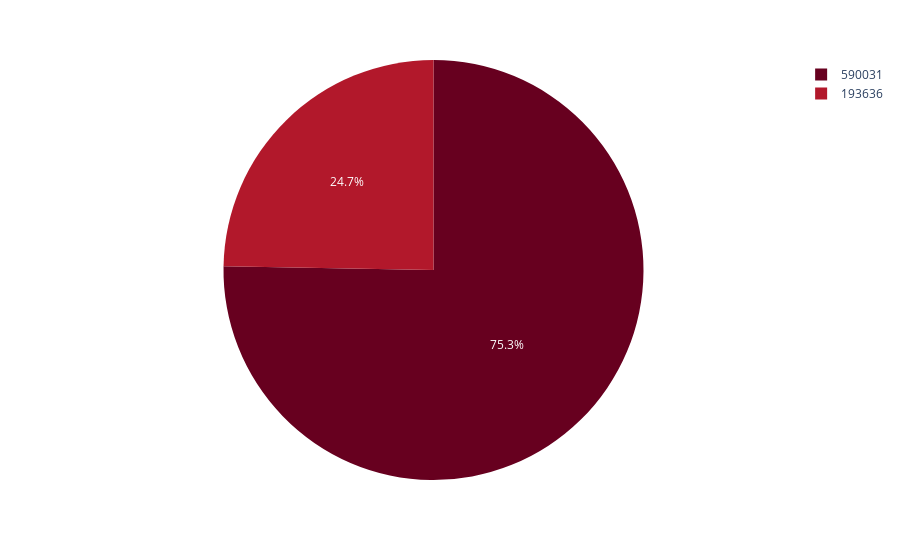

This figure's notebook cell:
### Code cell
fig = px.pie(gender_df, values='Count', names='Count', hover_data=['Gender'], labels={'Sex':'Gender'}, color_discrete_sequence=px.colors.sequential.RdBu)
fig.show()

### Figure 1 — Plotly figure (JSON) as saved in the notebook; plotly's stock layout.template omitted (floating-point values rounded to 4 significant figures)
{"data": [{"customdata": [["F"], ["M"]], "domain": {"x": [0, 1], "y": [0, 1]}, "hovertemplate": "Count=%{value}<br>Gender=%{customdata[0]}<extra></extra>", "labels": [193636, 590031], "legendgroup": "", "name": "", "showlegend": true, "type": "pie", "values": [193636, 590031]}], "layout": {"legend": {"tracegroupgap": 0}, "margin": {"t": 60}, "piecolorway": ["rgb(103,0,31)", "rgb(178,24,43)", "rgb(214,96,77)", "rgb(244,165,130)", "rgb(253,219,199)", "rgb(247,247,247)", "rgb(209,229,240)", "rgb(146,197,222)", "rgb(67,147,195)", "rgb(33,102,172)", "rgb(5,48,97)"]}}
